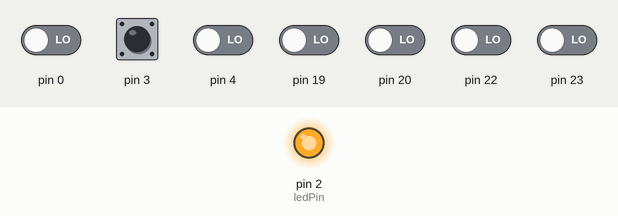
Simulated run of this sketch. Board: Arduino Uno, built with avr-gcc and run on an emulated ATmega328P. On the bench: output pins drawn as LEDs (lit = HIGH). Inputs (shaded band) come from the test bench; at power-on: pin 3 HIGH, pin 0, pin 4, pin 19, pin 20, pin 22, pin 23 LOW. Sleep ends after the set time or at an interrupt; no radio packets arrive unless stated; pins used as bus, display or sensor lines are not drawn.

Above: at 0.1 s.
At 1.1 s:
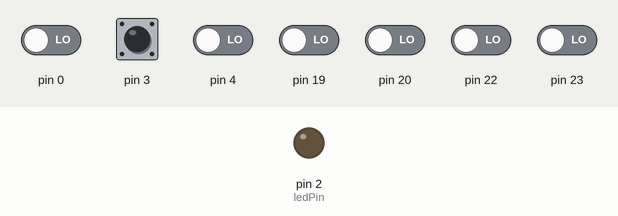
Timing chart, 0 to 2.6 s (numbered marks = the images above):
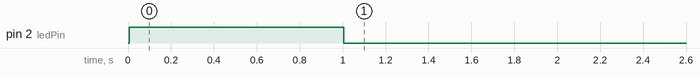

The sketch:

remote_node.ino
```cpp
// LIBRARIES
#include <nRF24L01.h>
#include <RF24.h> //Library for nRF24L01
#include <SPI.h> //nRF24L01 uses SPI communication
#include <avr/sleep.h>
#include "PinChangeInterrupt.h"

// ADDRESSES
const uint64_t wAddress = 0xF0F0F0F0A2LL; // pipe address to base node

// NRF24L01
RF24 radio(9, 10); //create object to control and communicate with nRF24L01

// GLOBAL VARIABLES
const int ledPin = 2; //LED on digital pin 2
byte payload = 1; //payload to sent to actuator nodes

void setup() {
    // setup NRF24L01
    SPI.begin(); //start SPI communication
    radio.begin(); //start nRF24L01 communication and control
    radio.openWritingPipe(wAddress); //open writing or transmit pipe
    radio.stopListening(); //go into transmit mode
    radio.powerDown();

    // i/o pins
    pinMode(ledPin, OUTPUT); // set digital pin 8 as output control status LED

    // turn on the LED for 1 second upon start
    digitalWrite(ledPin, HIGH);
    delay(1000);
    digitalWrite(ledPin, LOW);
}

void wakeUpNow(){
    blinkLed();
}

void hibernate(){
    set_sleep_mode(SLEEP_MODE_PWR_DOWN); // lowest power consumption mode
    ADCSRA &= ~(1 << 7); // disable ADC
    sleep_enable();
    sleep_bod_disable();
    attachPCINT(19, wakeUpNow, RISING);
    attachPCINT(20, wakeUpNow, RISING);
    attachPCINT(22, wakeUpNow, RISING);
    attachPCINT(23, wakeUpNow, RISING);
    attachPCINT(0, wakeUpNow, RISING);
    sleep_mode();
    sleep_disable();
    //detachPCINT(PCINT_DCPIN4);
}

void loop() {

    if(digitalRead(3) == LOW){
        payload = 1;
        radio.powerUp();
        radio.write(&payload, 1);
        radio.powerDown();
    }
    else if(digitalRead(4) == LOW){
        payload = 2;
        radio.powerUp();
        radio.write(&payload, 1);
        radio.powerDown();
    }
    else if(digitalRead(6) == LOW){
        payload = 3;
        radio.powerUp();
        radio.write(&payload, 1);
        radio.powerDown();
    }
    else if(digitalRead(7) == LOW){
        payload = 4;
        radio.powerUp();
        radio.write(&payload, 1);
        radio.powerDown();
    }
    else if(digitalRead(8) == LOW){
        payload = 5;
        radio.powerUp();
        radio.write(&payload, 1);
        radio.powerDown();
    }
    else{
        // It should not reach here, in theory
    }

    delay(500);
    hibernate(); // go to sleep - call sleeping function
}

void blinkLed(){
    //blink led showing data sent status
    digitalWrite(ledPin, HIGH);
    delay(100);
    digitalWrite(ledPin, LOW);
}
```
